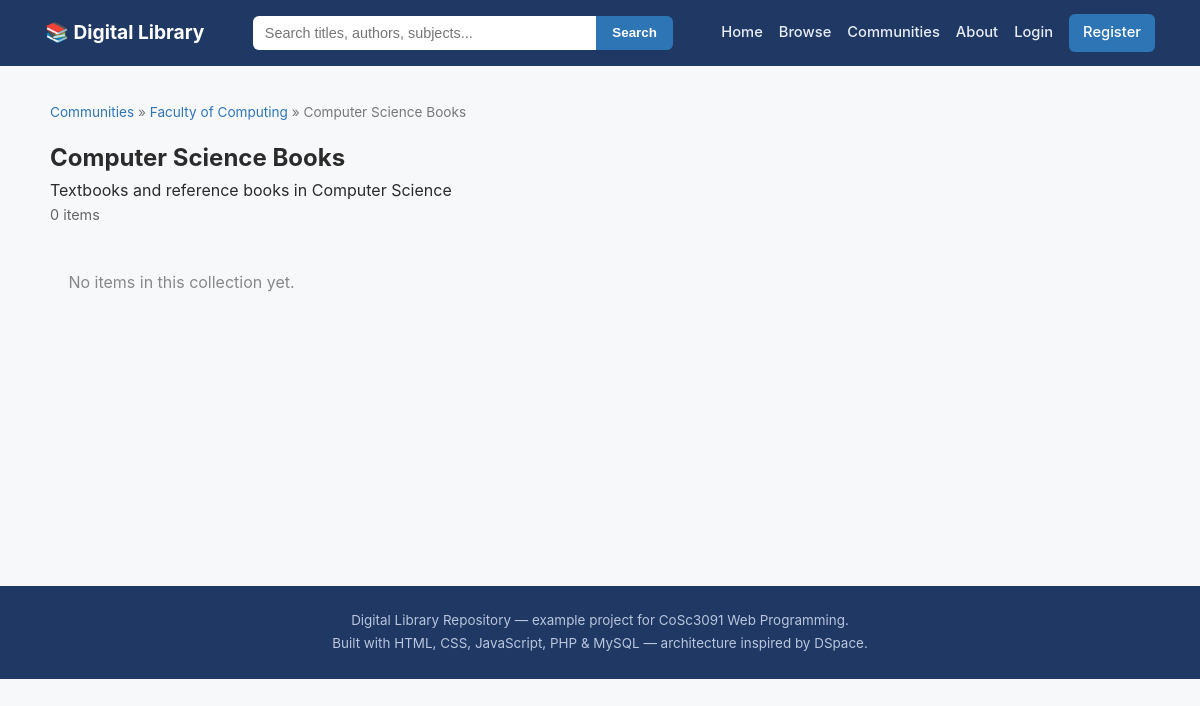
The page /collection.php?id=1 on the database its author committed.
### tables this page shows
CREATE TABLE IF NOT EXISTS collections (
  id INT AUTO_INCREMENT PRIMARY KEY,
  community_id INT NOT NULL,
  name VARCHAR(200) NOT NULL,
  description TEXT,
  created_at TIMESTAMP DEFAULT CURRENT_TIMESTAMP,
  FOREIGN KEY (community_id) REFERENCES communities(id) ON DELETE CASCADE,
  INDEX idx_community (community_id)
);

CREATE TABLE IF NOT EXISTS communities (
  id INT AUTO_INCREMENT PRIMARY KEY,
  parent_id INT DEFAULT NULL,
  name VARCHAR(200) NOT NULL,
  description TEXT,
  created_at TIMESTAMP DEFAULT CURRENT_TIMESTAMP,
  FOREIGN KEY (parent_id) REFERENCES communities(id) ON DELETE CASCADE,
  INDEX idx_parent (parent_id)
);

### collection.php (the view, shortened to what this page needs)
<?php
require_once 'includes/db_connect.php';
$collection_id = isset($_GET['id']) ? (int)$_GET['id'] : 0;
$stmt = $conn->prepare("SELECT c.*, co.name AS community_name, co.id AS community_id
                         FROM collections c JOIN communities co ON co.id = c.community_id
                         WHERE c.id = ?");
$stmt->bind_param("i", $collection_id);
$stmt->execute();
$collection = $stmt->get_result()->fetch_assoc();
$pg = get_pagination_params(20, 100);
$count_stmt = $conn->prepare("SELECT COUNT(*) c FROM items WHERE collection_id = ? AND status = 'approved'");
$count_stmt->bind_param("i", $collection_id);
$count_stmt->execute();
$total_rows = $count_stmt->get_result()->fetch_assoc()['c'];
$stmt = $conn->prepare("SELECT id, title, author, item_type, publication_date
                         FROM items WHERE collection_id = ? AND status = 'approved'
                         ORDER BY title ASC LIMIT ? OFFSET ?");
$stmt->bind_param("iii", $collection_id, $pg['per_page'], $pg['offset']);
$stmt->execute();
$items = $stmt->get_result();
require_once 'includes/header.php';
?>
<section class="page-section wide">
  <nav class="breadcrumb">
    <a href="communities.php">Communities</a> &raquo;
    <a href="community.php?id=<?php echo $collection['community_id']; ?>"><?php echo htmlspecialchars($collection['community_name']); ?></a> &raquo;
    <?php echo htmlspecialchars($collection['name']); ?>
  </nav>
  <h1><?php echo htmlspecialchars($collection['name']); ?></h1>
  <p><?php echo htmlspecialchars($collection['description']); ?></p>
  <p class="result-count"><?php echo number_format($total_rows); ?> item<?php echo $total_rows == 1 ? '' : 's'; ?></p>
  <div class="item-grid">
    <?php if ($items->num_rows === 0): ?>
      <p class="empty-state">No items in this collection yet.</p>
    <?php endif; ?>
  </div>
</section>
<?php
require_once 'includes/footer.php';
?>

### css/style.css (style rules this page uses)
* { box-sizing: border-box; margin: 0; padding: 0; }
body { font-family: -apple-system, BlinkMacSystemFont, "Segoe UI", Roboto, Helvetica, Arial, sans-serif; color: #2b2b2b; background: #f7f8fa; line-height: 1.6; }
a { color: #2e75b6; text-decoration: none; }
.page-section { max-width: 900px; margin: 0 auto; }
.page-section.wide { max-width: 1100px; }
.breadcrumb { font-size: 0.85rem; color: #777; margin-bottom: 16px; }
.item-grid { display: grid; grid-template-columns: repeat(auto-fill, minmax(220px, 1fr)); gap: 16px; margin-bottom: 24px; }
.result-count { color: #666; margin-bottom: 14px; font-size: 0.9rem; }
.empty-state { color: #888; text-align: center; padding: 30px 0; }

### rows shown on the page
collections: community.name "Faculty of Computing", name "Computer Science Books", description "Textbooks and reference books in Computer Science"

### other values the page prints
$total_rows "0"
